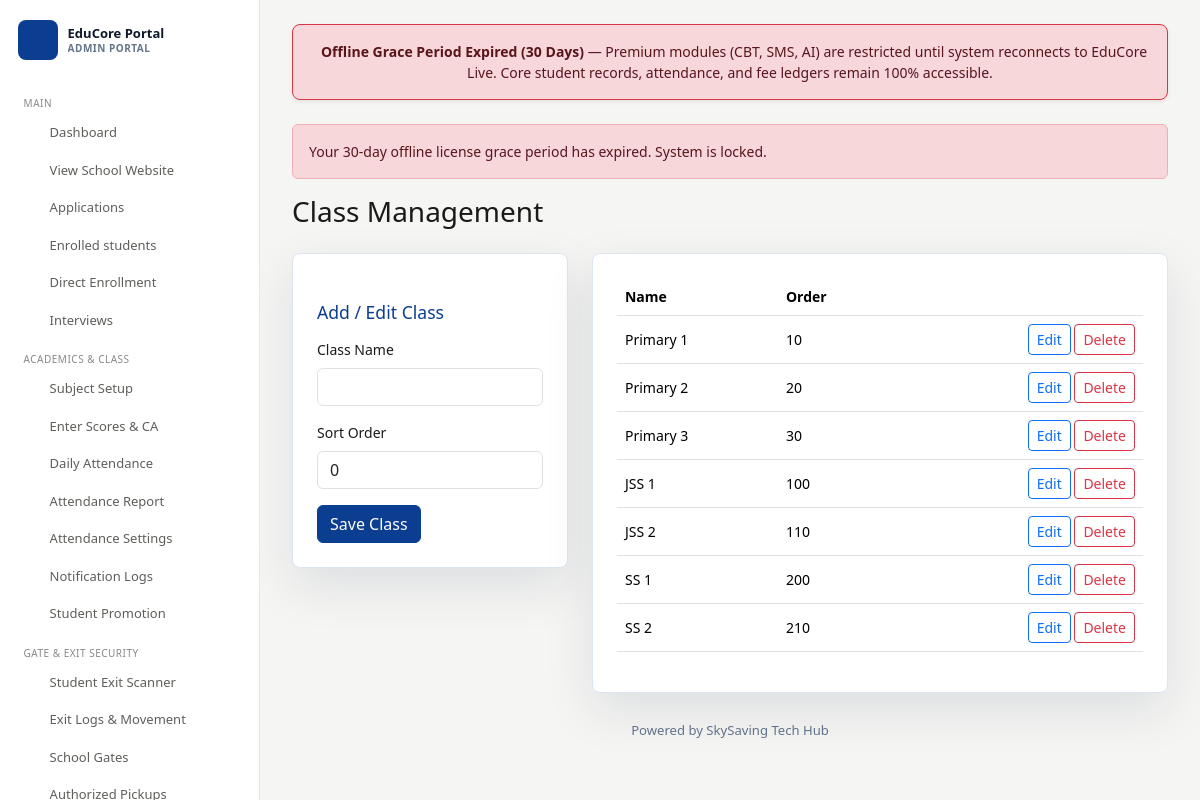
Page /admin/classes (signed in) on the committed database.
### tables this page shows
CREATE TABLE `classes` (
  `id` int unsigned NOT NULL AUTO_INCREMENT,
  `school_id` int unsigned NOT NULL DEFAULT '1',
  `name` varchar(80) NOT NULL,
  `sort_order` int NOT NULL DEFAULT '0',
  `created_at` timestamp NULL DEFAULT CURRENT_TIMESTAMP,
  PRIMARY KEY (`id`),
  UNIQUE KEY `name` (`school_id`,`name`),
  KEY `idx_classes_sort` (`sort_order`),
  KEY `idx_classes_school` (`school_id`)
);

### config/helpers.php (called while the page is built, shortened)
<?php
require_once __DIR__ . '/database.php';
function e(?string $value): string
{
    return htmlspecialchars((string) $value, ENT_QUOTES, 'UTF-8');
}
function url(string $path = ''): string
{
    $path = ltrim($path, '/');
    return (BASE_URL === '' ? '' : BASE_URL) . '/' . $path;
}
function render(string $view, array $data = [], ?string $layout = 'public'): void
{
    extract($data);
    require __DIR__ . '/../views/' . $view . '.php';
}

### controllers/AdminController.php (called while the page is built, shortened)
<?php
require_once __DIR__ . '/../config/helpers.php';
require_once __DIR__ . '/../config/SmsService.php';
require_once __DIR__ . '/../models/ClassModel.php';
final class AdminController
{
    private PDO $db;
    public function __construct()
    {
        $this->db = Database::connect();
    }
    public function classes(): void
    {
        $classes = (new ClassModel($this->db))->all();
        render('admin/classes', compact('classes'), 'admin');
    }
}

### config/database.php (called while the page is built, shortened)
<?php
require_once __DIR__ . '/SchoolContext.php';
class TenantPDO extends PDO
{
    #[\ReturnTypeWillChange]
    public function prepare($statement, $options = null)
    {
        $options = is_array($options) ? $options : [];
        $rewritten = $this->rewriteSql($statement);
        try {
            return parent::prepare($rewritten, $options);
        } catch (PDOException $e) {
            throw new PDOException($e->getMessage() . " | Raw SQL: " . $statement . " | Rewritten SQL: " . $rewritten, (int)$e->getCode(), $e);
        }
    }
    #[\ReturnTypeWillChange]
    public function query($statement, $mode = null, ...$fetchModeArgs)
    {
        $rewritten = $this->rewriteSql($statement);
        try {
            if ($mode === null) {
                return parent::query($rewritten);
            }
            return parent::query($rewritten, $mode, ...$fetchModeArgs);
        } catch (PDOException $e) {
            throw new PDOException($e->getMessage() . " | Raw SQL: " . $statement . " | Rewritten SQL: " . $rewritten, (int)$e->getCode(), $e);
        }
    }
    public static array $tenantTables = [
        'activity_logs', 'admins', 'admission_letters', 'admissions', 'announcements',
        'applicants', 'assessment_components', 'assignments', 'assignment_submissions', 'attendance', 'audit_logs', 'classes', 'class_subjects', 'documents', 'email_logs',
        'exam_questions', 'exam_results', 'exam_subjects', 'fee_structures', 'grading_rules', 'interviews',
        'inventory_items', 'inventory_transactions', 'library_books', 'library_borrowings',
        'notifications', 'parent_accounts', 'parents', 'payments', 'promotion_history',
        'school_gates', 'sms_logs', 'staff', 'staff_accounts', 'staff_attendance', 'staff_audit_logs', 'staff_class_assignments', 'staff_permissions',
        'student_accounts', 'student_authorized_pickups', 'student_exit_logs', 'student_fee_payments', 'student_results', 'student_subject_enrollments', 'student_transport',
        'subjects', 'term_remarks', 'timetables', 'transport_buses', 'transport_routes'
    ];
    private function rewriteSql(string $sql): string
    {
        $excludePatterns = [
            'superadmins', 'schools', 'school_licenses', 'school_subscriptions',
            'super_audit_logs', 'system_updates', 'system_releases', 'system_update_history',
            'school_update_log', 'migrations',
            'support_tickets', 'support_ticket_replies', 'roles', 'permissions',
            'role_permissions',
            'customer_accounts', 'customer_invoices', 'customer_domains',
            'customer_downloads_log', 'customer_marketplace_orders',
            'platform_settings', 'app_configs', 'school_settings', 'system_settings',
            'software_releases',
            'marketplace_products', 'marketplace_transactions',
            'subscription_reminder_log',
            'coupons',
        ];
        foreach ($excludePatterns as $pattern) {
            if (stripos($sql, $pattern) !== false) {
                return $sql;
            }
        }
        $tenantTables = self::$tenantTables;
        if (stripos($sql, 'school_id') !== false) {
            return $sql;
        }
        $schoolId = SchoolContext::id();
        $trimmed = trim($sql);
        if (stripos($trimmed, 'SELECT') === 0) {
            $fromPos = stripos($trimmed, 'FROM');
            if ($fromPos !== false) {
                $afterFrom = substr($trimmed, $fromPos + 4);
                $endPos = strlen($afterFrom);
                $splitKeywords = ['JOIN', 'LEFT', 'RIGHT', 'INNER', 'WHERE', 'ORDER BY', 'GROUP BY', 'LIMIT', 'UNION', ')'];
                foreach ($splitKeywords as $kw) {
                    $pos = stripos($afterFrom, $kw);
                    if ($pos !== false && $pos < $endPos) {
                        $endPos = $pos;
                    }
                }
                $tableRef = trim(substr($afterFrom, 0, $endPos));
                $parts = preg_split('/\s+/', $tableRef);
                if (!empty($parts[0])) {
                    $table = strtolower(str_replace('`', '', $parts[0]));
                    if (in_array($table, $tenantTables, true)) {
                        $alias = $parts[0];
                        $alias = str_replace('`', '', $alias);
                        $qualifier = "`{$alias}`.school_id = " . $schoolId;
                        if (stripos($trimmed, 'WHERE') !== false) {
                            return preg_replace('/WHERE/i', 'WHERE ' . $qualifier . ' AND ', $trimmed, 1);
                        } else {
                            $insertPos = strlen($trimmed);
                            $keywords = ['ORDER BY', 'GROUP BY', 'LIMIT', 'UNION'];
                            foreach ($keywords as $kw) {
                                        $pos = stripos($trimmed, $kw);
                                if ($pos !== false && $pos < $insertPos) {
                                    $insertPos = $pos;
                                }
                            }
                            return substr($trimmed, 0, $insertPos) . ' WHERE ' . $qualifier . ' ' . substr($trimmed, $insertPos);
                        }
                    }
                }
            }
        }
        return $sql;
    }
}
final class Database
{
    private static ?TenantPDO $pdo = null;
    public static function connect(): TenantPDO
    {
        if (self::$pdo === null) {
            $dsn = 'mysql:host=' . DB_HOST . ';dbname=' . DB_NAME . ';charset=utf8mb4';
            try {
                self::$pdo = new TenantPDO($dsn, DB_USER, DB_PASS, [
                    PDO::ATTR_ERRMODE => PDO::ERRMODE_EXCEPTION,
                    PDO::ATTR_DEFAULT_FETCH_MODE => PDO::FETCH_ASSOC,
                    PDO::ATTR_EMULATE_PREPARES => false,
                    PDO::MYSQL_ATTR_USE_BUFFERED_QUERY => true,
                ]);
            } catch (PDOException $e) {
                $hostName = strtolower($_SERVER['HTTP_HOST'] ?? 'localhost');
                $isLocalHost = str_starts_with($hostName, 'localhost')
                    || str_starts_with($hostName, '127.0.0.1')
                    || str_starts_with($hostName, '[::1]');
                if ($isLocalHost && DB_NAME !== 'school_admission_portal') {
                    try {
                        $fallbackDsn = 'mysql:host=localhost;dbname=' . DB_NAME . ';charset=utf8mb4';
                        self::$pdo = new TenantPDO($fallbackDsn, 'root', '', [
                            PDO::ATTR_ERRMODE => PDO::ERRMODE_EXCEPTION,
                            PDO::ATTR_DEFAULT_FETCH_MODE => PDO::FETCH_ASSOC,
                            PDO::ATTR_EMULATE_PREPARES => false,
                            PDO::MYSQL_ATTR_USE_BUFFERED_QUERY => true,
                        ]);
                    } catch (PDOException $fallbackException) {
                        throw $e;
                    }
                } else {
                    throw $e;
                }
            }
        }
        return self::$pdo;
    }
}

### models/ClassModel.php (called while the page is built, shortened)
<?php
final class ClassModel
{
    private PDO $db;
    public function __construct(PDO $db)
    {
        $this->db = $db;
    }
    public function all(): array
    {
        return $this->db->query('SELECT * FROM classes ORDER BY sort_order, name')->fetchAll();
    }
}

### config/SchoolContext.php (called while the page is built, shortened)
<?php
final class SchoolContext
{
    private static ?int $schoolId = 1;
    public static function id(): int
    {
        return self::$schoolId ?? 1;
    }
}

### views/admin/classes.php (the view, shortened to what this page needs)
<h1 class="h3 mb-4">Class Management</h1>
<div class="row g-4">
    <div class="col-lg-4">
        <form class="panel" method="post" action="<?= url('admin/classes') ?>">
            <h2>Add / Edit Class</h2>
            <label class="form-label">Class Name</label>
            <input class="form-control mb-3" name="name" id="className" required>
            <label class="form-label">Sort Order</label>
            <input class="form-control mb-3" type="number" name="sort_order" id="classSort" value="0">
            <button class="btn btn-primary">Save Class</button>
        </form>
    </div>
    <div class="col-lg-8">
        <div class="panel">
            <table class="table align-middle"><thead><tr><th>Name</th><th>Order</th><th></th></tr></thead><tbody>
            <?php foreach ($classes as $class): ?>
                <tr>
                    <td><?= e($class['name']) ?></td><td><?= e((string) $class['sort_order']) ?></td>
                    <td class="text-end">
                        <button class="btn btn-sm btn-outline-primary edit-class" data-id="<?= e($class['id']) ?>" data-name="<?= e($class['name']) ?>" data-sort="<?= e((string) $class['sort_order']) ?>">Edit</button>
                        <form class="d-inline" method="post" action="<?= url('admin/classes/' . $class['id'] . '/delete') ?>"><?= csrf_field() ?><button class="btn btn-sm btn-outline-danger">Delete</button></form>
                    </td>
                </tr>
            <?php endforeach; ?>
            </tbody></table>
        </div>
    </div>
</div>

### rows in the picture
classes: name "Primary 1", sort_order "10"
classes: name "Primary 2", sort_order "20"
classes: name "Primary 3", sort_order "30"
classes: name "JSS 1", sort_order "100"
classes: name "JSS 2", sort_order "110"
classes: name "SS 1", sort_order "200"
classes: name "SS 2", sort_order "210"

### other values in the picture
setting('school_name', 'EduCore Portal') "EduCore Portal"
$info['grace_period_days'] "30"
$flash['message'] "Your 30-day offline license grace period has expired. System is locked."
